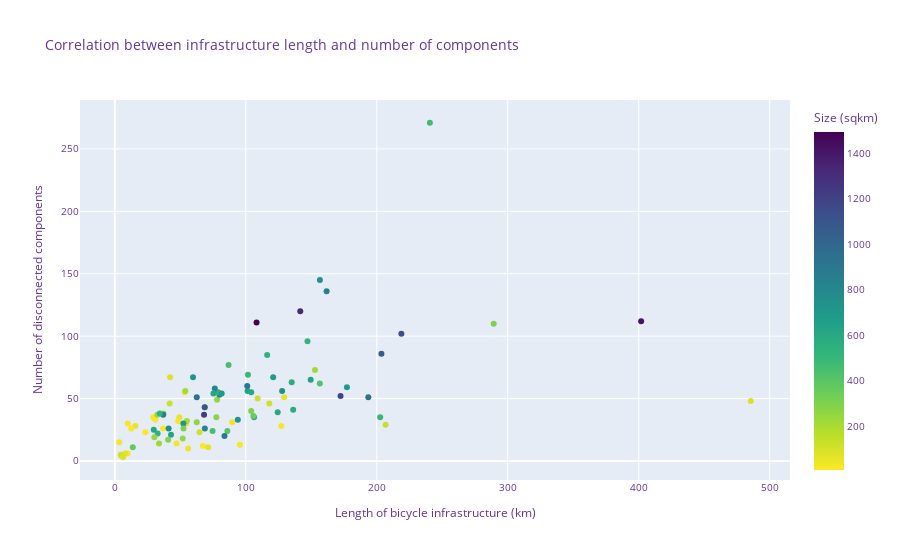

This figure's notebook cell:
### Code cell
# Plot correlation between infrastructure length and no of componentsß
fig = px.scatter(
    muni_network_counts, 
    x='infra_km', 
    y='component_count',
    title='Correlation between infrastructure length and number of components', 
    hover_data=['navn'],
    color="area_sqkm",
    color_continuous_scale='viridis_r',
    labels={
        "infra_km": "Length of bicycle infrastructure (km)",
        "component_count": "Number of disconnected components",
        "navn": "Municipality",
        "area_sqkm": "Size (sqkm)",
        })

fig.update_layout(
    font=dict(
        size=10,
        color="RebeccaPurple"
    )
)
fig.show()

### Figure 1 — Plotly figure (JSON) as saved in the notebook; plotly's stock layout.template omitted (floating-point values rounded to 4 significant figures)
{"data": [{"customdata": [["Aabenraa"], ["Aalborg"], ["Aarhus"], ["Albertslund"], ["Allerød"], ["Assens"], ["Ballerup"], ["Billund"], ["Bornholm"], ["Brøndby"], ["Brønderslev"], ["Dragør"], ["Egedal"], ["Esbjerg"], ["Faaborg-Midtfyn"], ["Fanø"], ["Favrskov"], ["Faxe"], ["Fredensborg"], ["Fredericia"], ["Frederiksberg"], ["Frederikshavn"], ["Frederikssund"], ["Furesø"], ["Gentofte"], ["Gladsaxe"], ["Glostrup"], ["Greve"], ["Gribskov"], ["Guldborgsund"], ["Haderslev"], ["Halsnæs"], ["Hedensted"], ["Helsingør"], ["Herlev"], ["Herning"], ["Hillerød"], ["Hjørring"], ["Holbæk"], ["Holstebro"], ["Horsens"], ["Hvidovre"], ["Høje-Taastrup"], ["Hørsholm"], ["Ikast-Brande"], ["Ishøj"], ["Jammerbugt"], ["Kalundborg"], ["Kerteminde"], ["Kolding"], ["København"], ["Køge"], ["Langeland"], ["Lejre"], ["Lemvig"], ["Lolland"], ["Lyngby-Taarbæk"], ["Læsø"], ["Mariagerfjord"], ["Middelfart"], ["Morsø"], ["Norddjurs"], ["Nordfyns"], ["Nyborg"], ["Næstved"], ["Odder"], ["Odense"], ["Odsherred"], ["Randers"], ["Rebild"], ["Ringkøbing-Skjern"], ["Ringsted"], ["Roskilde"], ["Rudersdal"], ["Rødovre"], ["Samsø"], ["Silkeborg"], ["Skanderborg"], ["Skive"], ["Slagelse"], ["Solrød"], ["Sorø"], ["Stevns"], ["Struer"], ["Svendborg"], ["Syddjurs"], ["Sønderborg"], ["Thisted"], ["Tårnby"], ["Tønder"], ["Vallensbæk"], ["Varde"], ["Vejen"], ["Vejle"], ["Vesthimmerlands"], ["Viborg"], ["Vordingborg"], ["Ærø"]], "hovertemplate": "Length of bicycle infrastructure (km)=%{x}<br>Number of disconnected components=%{y}<br>Municipality=%{customdata[0]}<br>Size (sqkm)=%{marker.color}<extra></extra>", "legendgroup": "", "marker": {"color": [940.6, 1138, 471.2, 23.44, 67.43, 512.2, 33.9, 540.2, 589.3, 20.99, 633.4, 18.41, 125.8, 758.3, 637.6, 66.41, 540.1, 405.1, 112.1, 134.3, 8.71, 651.9, 251.0, 56.8, 25.62, 24.93, 13.29, 60.62, 279.5, 903.3, 813.7, 122.2, 551.4, 121.7, 12.06, 1323.0, 213.4, 926.6, 579.2, 804.3, 524.3, 22.96, 78.2, 31.35, 735.4, 26.5, 866.4, 605.4, 207.3, 604.5, 91.7, 258.6, 290.9, 240.1, 516.7, 895.6, 38.8, 119.8, 724.2, 299.6, 364.6, 723.5, 452.8, 277.1, 685.3, 225.2, 304.8, 356.7, 748.2, 622.6, 1494.0, 295.1, 212.2, 73.38, 12.17, 114.8, 864.9, 455.6, 688.0, 570.1, 40.46, 309.3, 249.9, 245.5, 416.6, 696.8, 495.5, 1095.0, 65.99, 1184.0, 9.49, 1236.0, 813.7, 1062.0, 768.0, 1421.0, 625.3, 89.77], "coloraxis": "coloraxis", "symbol": "circle"}, "mode": "markers", "name": "", "orientation": "v", "showlegend": false, "type": "scatter", "x": [193.5, 218.8, 240.6, 9.894, 54.39, 202.6, 53.35, 32.69, 106.3, 29.43, 42.88, 9.694, 41.89, 127.7, 149.5, 7.959, 116.3, 85.92, 64.64, 206.7, 67.24, 101.3, 78.06, 49.3, 127.1, 95.51, 30.83, 15.69, 37.13, 101.1, 79.83, 109.1, 78.81, 118.0, 23.29, 141.6, 53.83, 62.55, 136.2, 76.32, 147.1, 48.31, 42.16, 47.13, 59.68, 3.367, 36.94, 124.3, 54.98, 104.1, 485.6, 62.52, 40.71, 32.42, 34.28, 83.73, 89.6, 5.13, 93.92, 104.1, 13.72, 52.3, 74.64, 77.49, 120.9, 33.71, 289.3, 105.8, 156.6, 29.73, 108.2, 68.78, 152.8, 129.4, 36.82, 4.484, 161.7, 86.82, 177.2, 135.0, 55.98, 52.44, 30.18, 51.86, 156.5, 81.58, 101.6, 68.59, 71.26, 172.3, 12.55, 68.12, 68.73, 203.6, 41.08, 401.9, 75.29, 6.247], "xaxis": "x", "y": [51, 102, 271, 30, 30, 35, 55, 22, 35, 35, 21, 6, 46, 56, 65, 6, 85, 24, 23, 29, 12, 56, 49, 35, 28, 13, 33, 28, 38, 60, 53, 50, 55, 46, 23, 120, 56, 51, 41, 58, 96, 32, 67, 14, 67, 15, 37, 39, 32, 55, 48, 31, 17, 37, 38, 20, 31, 4, 33, 40, 11, 30, 24, 35, 67, 14, 110, 36, 145, 25, 111, 43, 73, 51, 26, 5, 136, 77, 59, 63, 10, 26, 19, 18, 62, 54, 69, 43, 11, 52, 26, 37, 26, 86, 26, 112, 54, 3], "yaxis": "y"}], "layout": {"coloraxis": {"colorbar": {"title": {"text": "Size (sqkm)"}}, "colorscale": [[0, "#fde725"], [0.1111, "#b5de2b"], [0.2222, "#6ece58"], [0.3333, "#35b779"], [0.4444, "#1f9e89"], [0.5556, "#26828e"], [0.6667, "#31688e"], [0.7778, "#3e4989"], [0.8889, "#482878"], [1, "#440154"]]}, "font": {"color": "RebeccaPurple", "size": 10}, "legend": {"tracegroupgap": 0}, "title": {"text": "Correlation between infrastructure length and number of components"}, "xaxis": {"anchor": "y", "domain": [0, 1], "title": {"text": "Length of bicycle infrastructure (km)"}}, "yaxis": {"anchor": "x", "domain": [0, 1], "title": {"text": "Number of disconnected components"}}}}
